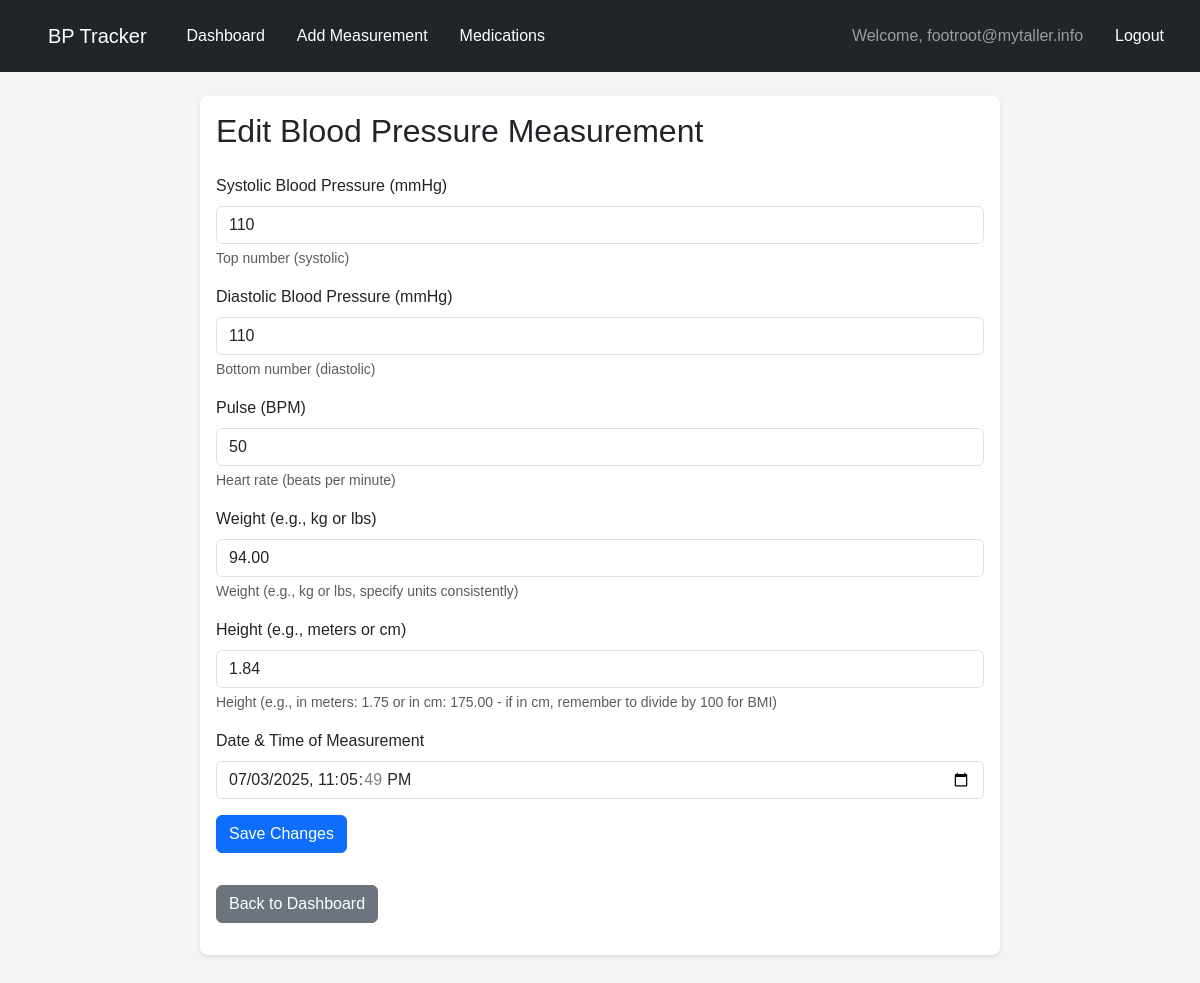
Screenshot of /measurements/edit/28/ (signed in) with the database file from the repository.
### users/models.py (models this page shows, shortened)
class CustomUser(AbstractBaseUser, PermissionsMixin):
    email = models.EmailField(_('email address'), unique=True)
    is_verified = models.BooleanField(default=False)
    is_staff = models.BooleanField(default=False)
    is_active = models.BooleanField(default=True)
    date_joined = models.DateTimeField(default=timezone.now)
    first_name = models.CharField(_("first name"), max_length=150, blank=True)
    last_name = models.CharField(_("last name"), max_length=150, blank=True)
    address = models.TextField(
        _("address"),
        blank=True,
        null=True,
        help_text=_("Full street address")
    )
    phone_mobile = models.CharField(
        _("mobile phone"),
        max_length=20,
        blank=True,
        null=True
    )
    phone_landline = models.CharField(
        _("landline phone"),
        max_length=20,
        blank=True,
        null=True
    )
    phone_emergency = models.CharField(
        _("emergency contact phone"),
        max_length=20,
        blank=True,
        null=True,
        help_text=_("Another phone number in case of emergency")
    )
    profile_picture = models.ImageField(
        _("profile picture"),
        upload_to=user_directory_path,
        blank=True,
        null=True,
        default='profile_pics/default_profile.png' # You'll need to create this default image
    )
    objects = CustomUserManager()
    USERNAME_FIELD = 'email'
    REQUIRED_FIELDS = [] # Email is already unique, no other fields required at signup
    class Meta:
        verbose_name = _('user')
        verbose_name_plural = _('users')

### measurements/models.py (models this page shows, shortened)
class Measurement(models.Model):
    user = models.ForeignKey(
        settings.AUTH_USER_MODEL,
        on_delete=models.CASCADE,
        related_name='measurements'
    )
    systolic = models.IntegerField(
        validators=[MinValueValidator(50), MaxValueValidator(250)],
        help_text="Top number (systolic)"
    )
    diastolic = models.IntegerField(
        validators=[MinValueValidator(30), MaxValueValidator(150)],
        help_text="Bottom number (diastolic)"
    )
    pulse = models.IntegerField(
        validators=[MinValueValidator(30), MaxValueValidator(200)],
        help_text="Heart rate (beats per minute)"
    )
    weight = models.DecimalField(
        max_digits=5,
        decimal_places=2,
        null=True,
        blank=True,
        help_text="Weight (e.g., kg or lbs, specify units consistently)"
    )
    height = models.DecimalField(
        max_digits=4,
        decimal_places=2,
        null=True,
        blank=True,
        help_text="Height (e.g., in meters: 1.75 or in cm: 175.00 - if in cm, remember to divide by 100 for BMI)"
    )
    timestamp = models.DateTimeField(default=timezone.now)
    class Meta:
        ordering = ['-timestamp']
        verbose_name = "Blood Pressure Measurement"
        verbose_name_plural = "Blood Pressure Measurements"

### measurements/views.py (the view)
# urls.py: path("edit/<int:pk>/", views.edit_measurement, name="edit_measurement"),
@login_required
def edit_measurement(request, pk):
    measurement = get_object_or_404(Measurement, pk=pk, user=request.user)
    if request.method == 'POST':
        form = MeasurementForm(request.POST, instance=measurement)
        if form.is_valid():
            form.save() # Save the updated measurement
            messages.success(request, 'Measurement updated successfully!')
            return redirect('users:dashboard') # Redirect on success
        else:
            messages.error(request, 'Please correct the errors below.')
    else: # GET request
        form = MeasurementForm(instance=measurement)
    return render(request, 'measurements/edit_measurement.html', {'form': form, 'measurement': measurement})

### measurements/forms.py (shortened to what this page needs)
class MeasurementForm(forms.ModelForm):
    class Meta:
        model = Measurement
        fields = ['systolic', 'diastolic', 'pulse', 'weight', 'height', 'timestamp'] # Added 'height'
        widgets = {
            'systolic': forms.NumberInput(attrs={'placeholder': 'Systolic (e.g., 120)'}),
            'diastolic': forms.NumberInput(attrs={'placeholder': 'Diastolic (e.g., 80)'}),
            'pulse': forms.NumberInput(attrs={'placeholder': 'Pulse (e.g., 70)'}),
            'weight': forms.NumberInput(attrs={'placeholder': 'Weight (e.g., 70.5)'}),
            'height': forms.NumberInput(attrs={'placeholder': 'Height (e.g., 1.75 for meters)'}),
            'timestamp': forms.DateTimeInput(attrs={'type': 'datetime-local'}),
        }
        labels = {
            'systolic': 'Systolic Blood Pressure (mmHg)',
            'diastolic': 'Diastolic Blood Pressure (mmHg)',
            'pulse': 'Pulse (BPM)',
            'weight': 'Weight (e.g., kg or lbs)',
            'height': 'Height (e.g., meters or cm)', # Label for the new 'height' field
            'timestamp': 'Date & Time of Measurement',
        }

### measurements/templates/measurements/edit_measurement.html (shortened to what this page needs)
{% extends 'base.html' %}
{% load static %}
{% load widget_tweaks %}
{% block content %}
    <h2 class="mb-4">Edit Blood Pressure Measurement</h2>
    <form method="post">
        {% for field in form %}
            <div class="mb-3">
                <label for="{{ field.id_for_label }}" class="form-label">{{ field.label }}</label>
                {{ field|add_class:"form-control" }}
                {% if field.help_text %}
                    <div class="form-text">{{ field.help_text }}</div>
                {% endif %}
            </div>
        {% endfor %}
        <div class="mb-3">
            <button type="submit" class="btn btn-primary">Save Changes</button>
        </div>
    </form>
    <p><a href="{% url 'users:dashboard' %}" class="btn btn-secondary mt-3">Back to Dashboard</a></p>
{% endblock %}

### users/templates/base.html (shortened to what this page needs)
{% load static %}
<!DOCTYPE html>
<html lang="en">
<head>
    <link href="https://cdn.jsdelivr.net/npm/bootstrap@5.3.3/dist/css/bootstrap.min.css" rel="stylesheet">
    <link rel="stylesheet" href="{% static 'users/styles.css' %}">
</head>
<body>
    <nav class="navbar navbar-expand-lg navbar-dark bg-dark">
        <div class="container-fluid">
            <a class="navbar-brand" href="{% url 'users:dashboard' %}">BP Tracker</a>
            <div class="collapse navbar-collapse" id="navbarNav">
                <ul class="navbar-nav me-auto mb-2 mb-lg-0">
                    {% if user.is_authenticated %}
                        <li class="nav-item">
                            <a class="nav-link" href="{% url 'users:dashboard' %}">Dashboard</a>
                        </li>
                        <li class="nav-item">
                            <a class="nav-link" href="{% url 'measurements:add_measurement' %}">Add Measurement</a>
                        </li>
                          <li class="nav-item">
                    <a class="nav-link" href="{% url 'users:medication_manage' %}">Medications</a>
                </li>
                    {% endif %}
                </ul>
                <ul class="navbar-nav">
                    {% if user.is_authenticated %}
                        <li class="nav-item">
                            <span class="nav-link">Welcome, {{ user.email }}</span>
                        </li>
                        <li class="nav-item">
                            <a class="nav-link" href="{% url 'users:logout' %}">Logout</a>
                        </li>
                    {% endif %}
                </ul>
            </div>
        </div>
    </nav>
    <div class="container mt-4">
        {% block content %}
        {% endblock %}
    </div>
</body>
</html>

### users/static/users/styles.css (style rules this page uses)
body { font-family: sans-serif; margin: 0; padding: 0; background-color: #f4f4f4; }
.navbar { background-color: #333; color: white; padding: 1em; display: flex; justify-content: space-between; align-items: center; }
.navbar a { color: white; text-decoration: none; margin-left: 1em; }
.container { max-width: 800px; margin: 2em auto; padding: 1em; background-color: white; border-radius: 8px; box-shadow: 0 2px 4px rgba(0, 0, 0, 0.1); }

### rows the page displays
CustomUser: email "footroot@mytaller.info"
Measurement: form "110" "110" "50" "94.00" "1.84" "07/03/2025 23:05:49"

### other values shown
{{ field.label }} "Systolic Blood Pressure (mmHg)" "Diastolic Blood Pressure (mmHg)" "Pulse (BPM)" "Weight (e.g., kg or lbs)" "Height (e.g., meters or cm)" "Date & Time of Measurement"
{{ field.help_text }} "Top number (systolic)" "Bottom number (diastolic)" "Heart rate (beats per minute)" "Weight (e.g., kg or lbs, specify units consistently)" "Height (e.g., in meters: 1.75 or in cm: 175.00 - if in cm, remember to divide by 100 for BMI)"
